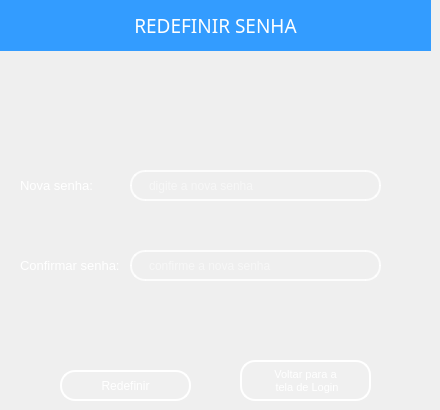
    <widget class="QWidget" name="page">
     <widget class="QLabel" name="label_11">
      <property name="geometry">
       <rect>
        <x>0</x>
        <y>0</y>
        <width>431</width>
        <height>51</height>
       </rect>
      </property>
      <property name="font">
       <font>
        <family>Montserrat Medium</family>
        <pointsize>14</pointsize>
        <italic>false</italic>
       </font>
      </property>
      <property name="styleSheet">
       <string notr="true">background-color: rgb(51, 156, 255);</string>
      </property>
      <property name="text">
       <string>&lt;html&gt;&lt;head/&gt;&lt;body&gt;&lt;p align=&quot;center&quot;&gt;&lt;span style=&quot; color:#ffffff;&quot;&gt;REDEFINIR SENHA&lt;/span&gt;&lt;/p&gt;&lt;/body&gt;&lt;/html&gt;</string>
      </property>
     </widget>
     <widget class="QLabel" name="label_user_9">
      <property name="geometry">
       <rect>
        <x>20</x>
        <y>150</y>
        <width>391</width>
        <height>71</height>
       </rect>
      </property>
      <property name="font">
       <font>
        <family>MS Shell Dlg 2</family>
        <pointsize>10</pointsize>
        <weight>50</weight>
        <italic>false</italic>
        <bold>false</bold>
       </font>
      </property>
      <property name="styleSheet">
       <string notr="true">QLabel {
    background: transparent;
    color: white; /* ou o azul da paleta: #339CFF */
    border: none;
    padding: 0px;
}
</string>
      </property>
      <property name="text">
       <string>Nova senha:</string>
      </property>
     </widget>
     <widget class="QLineEdit" name="lineEdit_user_7">
      <property name="geometry">
       <rect>
        <x>130</x>
        <y>170</y>
        <width>251</width>
        <height>31</height>
       </rect>
      </property>
      <property name="font">
       <font>
        <family>MS Shell Dlg 2</family>
        <italic>false</italic>
       </font>
      </property>
      <property name="styleSheet">
       <string notr="true">QLineEdit {
    /* Borda e fundo */
    border: 2px solid rgba(255, 255, 255, 200);
    border-radius: 15px;
    background-color: rgba(0, 0, 0, 0); /* Totalmente transparente */
    
    /* Espaçamento interno */
    padding: 5px 15px;
    
    /* Cor do texto */
    color: white;
    
    /* Melhora a renderização */
    background-clip: padding-box;
}

/* Efeito ao focar */
QLineEdit:focus {
    border: 2px solid rgba(255, 255, 255, 255);
    background-color: rgba(255, 255, 255, 20);
}</string>
      </property>
      <property name="placeholderText">
       <string>digite a nova senha</string>
      </property>
     </widget>
     <widget class="QLabel" name="label_passwrd_9">
      <property name="geometry">
       <rect>
        <x>20</x>
        <y>230</y>
        <width>391</width>
        <height>71</height>
       </rect>
      </property>
      <property name="font">
       <font>
        <family>MS Shell Dlg 2</family>
        <pointsize>10</pointsize>
        <weight>50</weight>
        <italic>false</italic>
        <bold>false</bold>
       </font>
      </property>
      <property name="styleSheet">
       <string notr="true">QLabel {
    background: transparent;
    color: white; /* ou o azul da paleta: #339CFF */
    border: none;
    padding: 0px;
}
</string>
      </property>
      <property name="text">
       <string>Confirmar senha:</string>
      </property>
     </widget>
     <widget class="QLineEdit" name="lineEdit_passwrd_8">
      <property name="geometry">
       <rect>
        <x>130</x>
        <y>250</y>
        <width>251</width>
        <height>31</height>
       </rect>
      </property>
      <property name="font">
       <font>
        <family>MS Shell Dlg 2</family>
        <italic>false</italic>
       </font>
      </property>
      <property name="styleSheet">
       <string notr="true">QLineEdit {
    /* Borda e fundo */
    border: 2px solid rgba(255, 255, 255, 200);
    border-radius: 15px;
    background-color: rgba(0, 0, 0, 0); /* Totalmente transparente */
    
    /* Espaçamento interno */
    padding: 5px 15px;
    
    /* Cor do texto */
    color: white;
    
    /* Melhora a renderização */
    background-clip: padding-box;
}

/* Efeito ao focar */
QLineEdit:focus {
    border: 2px solid rgba(255, 255, 255, 255);
    background-color: rgba(255, 255, 255, 20);
}</string>
      </property>
      <property name="placeholderText">
       <string>confirme a nova senha</string>
      </property>
     </widget>
     <widget class="QPushButton" name="bttn_reset_password">
      <property name="geometry">
       <rect>
        <x>60</x>
        <y>370</y>
        <width>131</width>
        <height>31</height>
       </rect>
      </property>
      <property name="styleSheet">
       <string notr="true">QPushButton {
    background-color: rgba(255, 255, 255, 0.5);
    border: 2px solid rgba(255, 255, 255, 0.3); /* Borda branca translúcida */
    color: #333333; /* Texto totalmente opaco */
}

QPushButton:hover {
     background-color: #CFD8DC;
    border-color: rgba(255, 255, 255,255); 
}

QPushButton:pressed {
    background-color: #A0B2C8; /* Azul acinzentado */
border-color: #003366; /* Azul escuro */
}
 QPushButton{border: 2px solid rgba(255, 255, 255, 200);
    border-radius: 15px;
    background-color: rgba(0, 0, 0, 0); /* Totalmente transparente */
    
    /* Espaçamento interno */
    padding: 5px 15px;
    
    /* Cor do texto */
    color: white;
    
    /* Melhora a renderização */
    background-clip: padding-box;
}

/* Efeito ao focar */
QPushButton {
    border: 2px solid rgba(255, 255, 255, 255);
    background-color: rgba(255, 255, 255, 20);
}</string>
      </property>
      <property name="text">
       <string>Redefinir</string>
      </property>
      <property name="icon">
       <iconset>
        <normaloff>../../../../HOSTIIN/Downloads/visibility_24dp_E3E3E3_FILL0_wght400_GRAD0_opsz24.png</normaloff>../../../../HOSTIIN/Downloads/visibility_24dp_E3E3E3_FILL0_wght400_GRAD0_opsz24.png</iconset>
      </property>
      <property name="iconSize">
       <size>
        <width>24</width>
        <height>24</height>
       </size>
      </property>
     </widget>
     <widget class="QPushButton" name="bttn_back_login">
      <property name="geometry">
       <rect>
        <x>240</x>
        <y>360</y>
        <width>131</width>
        <height>41</height>
       </rect>
      </property>
      <property name="font">
       <font>
        <family>MS Shell Dlg 2</family>
        <pointsize>8</pointsize>
        <weight>50</weight>
        <italic>false</italic>
        <bold>false</bold>
       </font>
      </property>
      <property name="styleSheet">
       <string notr="true">QPushButton {
    background-color: rgba(255, 255, 255, 0.5);
    border: 2px solid rgba(255, 255, 255, 0.3); /* Borda branca translúcida */
    color:#003366; /* Texto totalmente opaco */
}

QPushButton:hover {
     background-color: #CFD8DC;
    border-color: rgba(255, 255, 255,255); 
}

QPushButton:pressed {
    background-color: #A0B2C8; /* Azul acinzentado */
border-color: #003366; /* Azul escuro */
}
 QPushButton{border: 2px solid rgba(255, 255, 255, 200);
    border-radius: 15px;
    background-color: rgba(0, 0, 0, 0); /* Totalmente transparente */
    
    /* Espaçamento interno */
    padding: 5px 15px;
    
    /* Cor do texto */
    color: white;
    
    /* Melhora a renderização */
    background-clip: padding-box;
}

/* Efeito ao focar */
QPushButton {
    border: 2px solid rgba(255, 255, 255, 255);
    background-color: rgba(255, 255, 255, 20);
}</string>
      </property>
      <property name="text">
       <string>Voltar para a
 tela de Login</string>
      </property>
     </widget>
     <zorder>bttn_back_login</zorder>
     <zorder>label_11</zorder>
     <zorder>label_user_9</zorder>
     <zorder>lineEdit_user_7</zorder>
     <zorder>label_passwrd_9</zorder>
     <zorder>lineEdit_passwrd_8</zorder>
     <zorder>bttn_reset_password</zorder>
    </widget>
